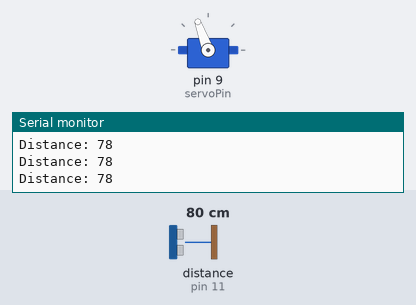
A sketch run on a simulated Arduino Uno, built with avr-gcc and run on an emulated ATmega328P. Shown: servo, the last lines printed to the serial monitor. Wiring (inferred from the names in the program): ultrasonic range finder: trigger pin 10; echo pin 11. The inputs (shaded band) are chosen by the test bench; at power-on: distance to the obstacle (sensor on pin 11) 80 cm. The echo pulse lasts 58.3 µs per cm.

Above: at 1.3 s.
1.4 s: distance to the obstacle (sensor on pin 11) set to 30 cm
2.9 s: distance to the obstacle (sensor on pin 11) set to 23 cm
At 4.0 s:
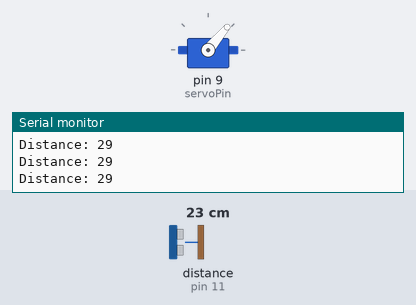
4.4 s: distance to the obstacle (sensor on pin 11) set to 120 cm
At 6.2 s:
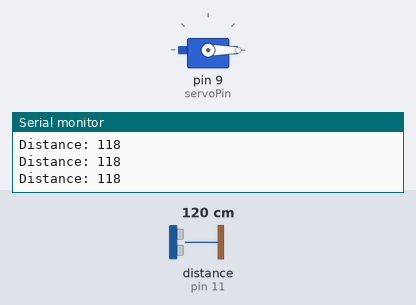
7.4 s: distance to the obstacle (sensor on pin 11) set to 2 cm
At 8.3 s:
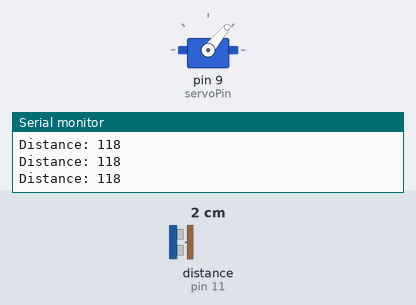
Timing chart, 0 to 9.9 s (numbered marks = the images above; inputs shaded):
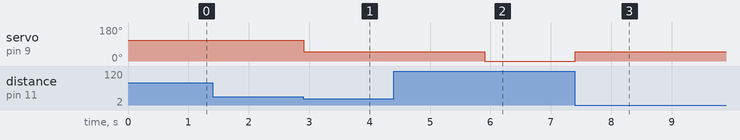

The sketch:

smart-dustbin.ino
```cpp
#include<Servo.h>
Servo servo;
const int servoPin = 9;
const int trigPin = 10;
const int echoPin = 11;
// defines variables
long duration;
int distance;
int safetyDistance;


void setup() {
servo.attach(servoPin);
pinMode(trigPin, OUTPUT); // Sets the trigPin as an Output
pinMode(echoPin, INPUT); // Sets the echoPin as an Input
 servo.write(110);         //close cap on power on
    delay(100);
    servo.detach();
Serial.begin(9600); // Starts the serial communication
}


void loop() {
// Clears the trigPin
digitalWrite(trigPin, LOW);
delayMicroseconds(2);

// Sets the trigPin on HIGH state for 10 micro seconds
digitalWrite(trigPin, HIGH);
delayMicroseconds(10);
digitalWrite(trigPin, LOW);

// Reads the echoPin, returns the sound wave travel time in microseconds
duration = pulseIn(echoPin, HIGH);

// Calculating the distance
distance= duration*0.034/2;

safetyDistance = distance;
if (safetyDistance <= 25){ //Enter the Distance
  servo.attach(servoPin);
  delay(1);
 servo.write(50);
 delay(3000);
 servo.write(0);
}

// Prints the distance on the Serial Monitor
Serial.print("Distance: ");
Serial.println(distance);
}
```

Measured:
- the behaviour switches between 27 and 26 cm on distance to the obstacle (sensor on pin 11) (found by bisection; images 0 and 1)
- after the input at 2.9 s, servo on pin 9 (servoPin): 110° → 50° at once
- after the input at 4.4 s, servo on pin 9 (servoPin): 50° → 0° after 1.5 s
- after the input at 7.4 s, servo on pin 9 (servoPin): 0° → 50° at once
